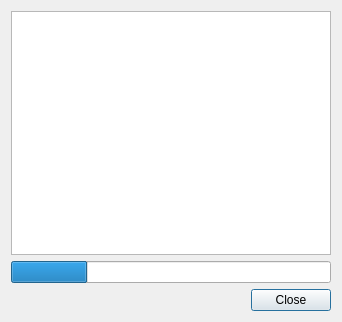
<?xml version="1.0" encoding="UTF-8"?>
<ui version="4.0">
 <class>DlgAccTest</class>
 <widget class="QDialog" name="DlgAccTest">
  <property name="geometry">
   <rect>
    <x>0</x>
    <y>0</y>
    <width>342</width>
    <height>322</height>
   </rect>
  </property>
  <property name="windowTitle">
   <string>Test Account</string>
  </property>
  <layout class="QVBoxLayout" name="verticalLayout">
   <item>
    <widget class="QTextEdit" name="textEdit"/>
   </item>
   <item>
    <widget class="QProgressBar" name="progressBar">
     <property name="value">
      <number>24</number>
     </property>
     <property name="textVisible">
      <bool>false</bool>
     </property>
    </widget>
   </item>
   <item>
    <layout class="QHBoxLayout" name="horizontalLayout">
     <item>
      <spacer name="horizontalSpacer">
       <property name="orientation">
        <enum>Qt::Horizontal</enum>
       </property>
       <property name="sizeHint" stdset="0">
        <size>
         <width>40</width>
         <height>20</height>
        </size>
       </property>
      </spacer>
     </item>
     <item>
      <widget class="QPushButton" name="btnClose">
       <property name="text">
        <string>Close</string>
       </property>
      </widget>
     </item>
    </layout>
   </item>
  </layout>
 </widget>
 <resources/>
 <connections/>
</ui>
